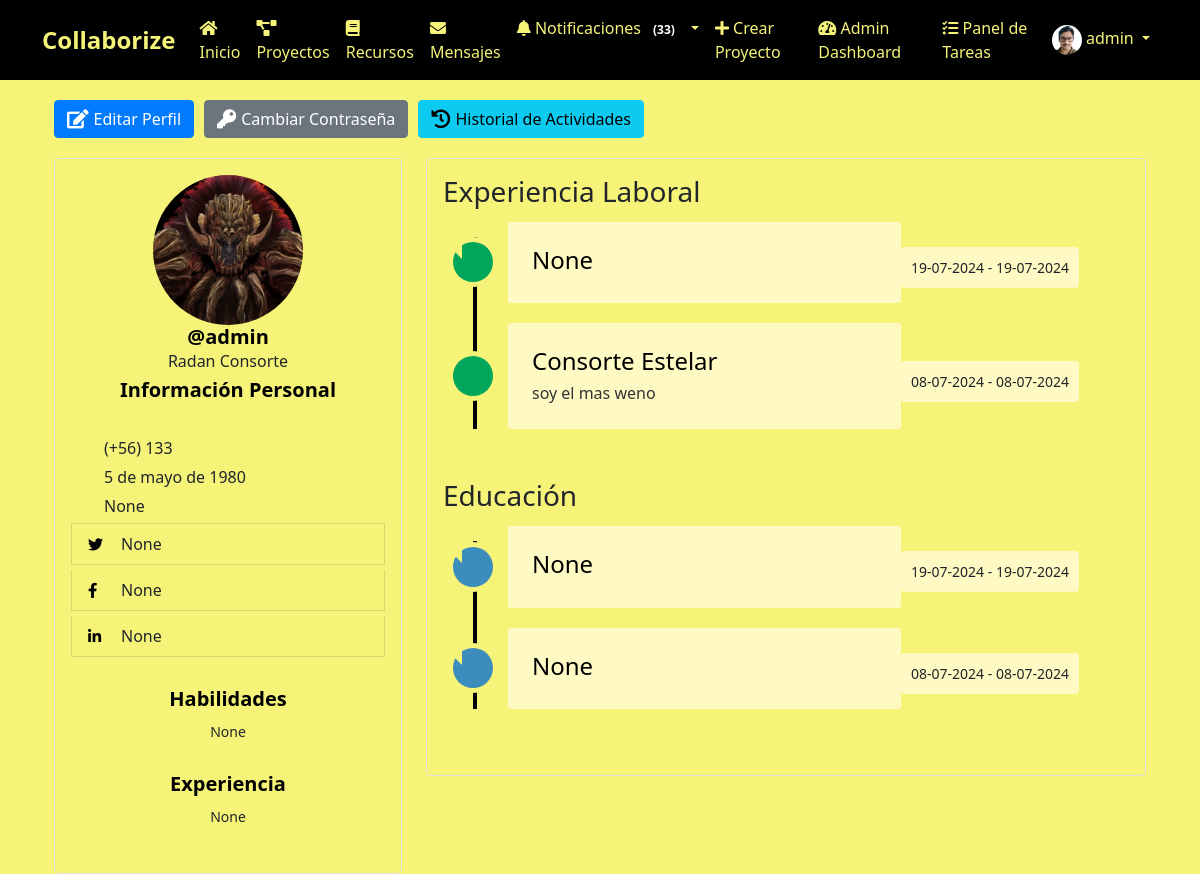
Page /perfil/13/ (signed in) on the committed database.
### myapp/models.py (models this page shows, shortened)
class Perfil(models.Model):
    user = models.OneToOneField(User, on_delete=models.CASCADE)
    nombre = models.CharField(max_length=30, blank=True, null=True)
    apellido = models.CharField(max_length=30, blank=True, null=True)
    telefono = models.CharField(max_length=15, blank=True, null=True)
    fecha_nacimiento = models.DateField(null=True, blank=True)
    avatar = models.ImageField(upload_to='avatars/', null=True, blank=True)
    website = models.URLField(max_length=200, blank=True, null=True)
    twitter = models.URLField(max_length=200, blank=True, null=True)
    facebook = models.URLField(max_length=200, blank=True, null=True)
    linkedin = models.URLField(max_length=200, blank=True, null=True)
    habilidades = models.TextField(blank=True, null=True)
    experiencia = models.TextField(blank=True, null=True)

class ExperienciaLaboral(models.Model):
    perfil = models.ForeignKey(Perfil, related_name='experiencias', on_delete=models.CASCADE)
    titulo = models.CharField(max_length=100, blank=True, null=True)
    descripcion = models.TextField(blank=True, null=True)
    fecha_inicio = models.DateField(default=timezone.now)
    fecha_fin = models.DateField(blank=True, null=True)

class Educacion(models.Model):
    perfil = models.ForeignKey(Perfil, related_name='educaciones', on_delete=models.CASCADE)
    titulo = models.CharField(max_length=100, blank=True, null=True)
    institucion = models.CharField(max_length=100, blank=True, null=True)
    fecha_inicio = models.DateField(default=timezone.now)
    fecha_fin = models.DateField(blank=True, null=True)

### myapp/views.py (the view)
# urls.py: path('perfil/<int:user_id>/', views.ver_perfil, name='ver_perfil'),
@login_required
def ver_perfil(request, user_id):
    user = get_object_or_404(User, id=user_id)
    perfil = user.perfil
    experiencias = perfil.experiencias.all().order_by('-fecha_inicio')
    educaciones = perfil.educaciones.all().order_by('-fecha_inicio')
    return render(request, 'myapp/ver_perfil.html', {
        'perfil': perfil,
        'experiencias': experiencias,
        'educaciones': educaciones,
    })

### myapp/templates/myapp/ver_perfil.html (shortened to what this page needs)
{% extends 'myapp/base.html' %}
{% load static %}
{% load custom_filters %}
{% block extra_css %}
<link rel="stylesheet" href="{% static 'css/ver_perfil.css' %}">
<link href="https://cdnjs.cloudflare.com/ajax/libs/font-awesome/5.11.2/css/all.min.css" rel="stylesheet">
<link href="https://cdn.jsdelivr.net/npm/@icon/entypo@1.0.3/entypo.css" rel="stylesheet">
{% endblock %}
{% block content %}
<div class="container bootstrap snippet">
    <div class="row">
        <div class="col-md-12">
            <div class="btn-group-custom">
                <a href="{% url 'editar_perfil' %}" class="btn btn-primary btn-custom">
                    <i class="fa fa-edit"></i> Editar Perfil
                </a>
                <a href="{% url 'cambiar_password' %}" class="btn btn-secondary btn-custom">
                    <i class="fa fa-key"></i> Cambiar Contraseña
                </a>
                <a href="{% url 'historial_actividades' %}" class="btn btn-info btn-custom">
                    <i class="fa fa-history"></i> Historial de Actividades
                </a>
            </div>
        </div>
    </div>
    <div class="row">
        <div class="col-md-4">
            <div class="left-profile-card card">
                <div class="card-body">
                    <div class="user-profile">
                        {% if perfil.avatar %}
                            <img src="{{ perfil.avatar.url }}" class="img-fluid rounded-circle" alt="Avatar">
                        {% else %}
                            <img src="{% static 'images/default-avatar.png' %}" class="img-fluid rounded-circle" alt="Avatar">
                        {% endif %}
                    </div>
                    <h3>@{{ user.username }}</h3>
                    <p>{{ perfil.nombre }} {{ perfil.apellido }}</p>
                    <div class="personal-info">
                        <h3>Información Personal</h3>
                        <ul class="personal-list">
                            <br>
                            <li>(+56) {{ perfil.telefono }}</li>
                            <li>{{ perfil.fecha_nacimiento }}</li>
                            <li>{{ perfil.website }}</li>
                            <li class="list-group-item text-right"><span class="pull-left"><strong></strong></span> <i class="fab fa-twitter"></i> {{ perfil.twitter }}</li>
                            <li class="list-group-item text-right"><span class="pull-left"><strong></strong></span> <i class="fab fa-facebook-f"></i> {{ perfil.facebook }}</li>
                            <li class="list-group-item text-right"><span class="pull-left"><strong></strong></span> <i class="fab fa-linkedin-in"></i> {{ perfil.linkedin }}</li>
                        </ul>
                    </div>
                    <div class="personal-info mt-4">
                        <h3>Habilidades</h3>
                        <p>{{ perfil.habilidades }}</p>
                    </div>
                    <div class="personal-info mt-4">
                        <h3>Experiencia</h3>
                        <p>{{ perfil.experiencia }}</p>
                    </div>
                </div>
            </div>
        </div>
        <div class="col-md-8">
            <div class="right-profile-card card">
                <div class="card-body">
                    <h3>Experiencia Laboral</h3>
                    <div class="timeline-centered">
                        {% for experiencia in experiencias %}
                            <article class="timeline-entry">
                                <div class="timeline-entry-inner">
                                    <div class="timeline-icon bg-success">
                                    </div>
                                    <div class="timeline-label">
                                        <h2>{{ experiencia.titulo }}</h2>
                                        <p>{{ experiencia.descripcion }}</p>
                                    </div>
                                    <time class="timeline-time" datetime="{{ experiencia.fecha_inicio }}">{{ experiencia.fecha_inicio|date:"d-m-Y" }} -
                                        {% if experiencia.fecha_fin %}
                                            {{ experiencia.fecha_fin|date:"d-m-Y" }}
                                        {% else %}
                                            Actualmente
                                        {% endif %}
                                    </time>
                                </div>
                            </article>
                        {% endfor %}
                    </div>
                    <h3>Educación</h3>
                    <div class="timeline-centered">
                        {% for educacion in educaciones %}
                            <article class="timeline-entry">
                                <div class="timeline-entry-inner">
                                    <div class="timeline-icon bg-info">
                                    </div>
                                    <div class="timeline-label">
                                        <h2>{{ educacion.institucion }}</h2>
                                    </div>
                                    <time class="timeline-time" datetime="{{ educacion.fecha_inicio }}">{{ educacion.fecha_inicio|date:"d-m-Y" }} -
                                        {% if educacion.fecha_fin %}
                                            {{ educacion.fecha_fin|date:"d-m-Y" }}
                                        {% else %}
                                            Actualmente
                                        {% endif %}
                                    </time>
                                </div>
                            </article>
                        {% endfor %}
                    </div>
                </div>
            </div>
        </div>
    </div>
</div>
{% endblock %}

### myapp/templates/myapp/base.html (shortened to what this page needs)
<!DOCTYPE html>
<html lang="es">
<head>
    {% load static %}
    <link rel="stylesheet" href="https://cdn.jsdelivr.net/npm/bootstrap@5.1.3/dist/css/bootstrap.min.css">
    <link rel="stylesheet" href="https://cdnjs.cloudflare.com/ajax/libs/font-awesome/5.15.4/css/all.min.css">
    <link rel="stylesheet" href="https://cdn.jsdelivr.net/npm/@icon/entypo@1.0.3/entypo.css">
    <link rel="stylesheet" href="https://cdnjs.cloudflare.com/ajax/libs/bootstrap-datepicker/1.9.0/css/bootstrap-datepicker.min.css">
    <link rel="stylesheet" href="{% static 'css/style.css' %}">
    <link rel="stylesheet" href="{% static 'css/ver_perfil.css' %}">
    <link rel="stylesheet" href="{% static 'css/register.css' %}">
    {% block extra_css %}{% endblock %}
</head>
<body>
    {% if user.is_authenticated %}
    <header>
        <nav class="navbar navbar-expand-lg fixed-top custom-navbar">
            <div class="container">
                <a class="navbar-brand" href="{% url 'index' %}">
                    <span style="font-weight: bold; color: #f5f378; font-size: 1.5rem;">Collaborize</span>
                </a>
                <div class="collapse navbar-collapse justify-content-between" id="navbarNav">
                    <ul class="navbar-nav mx-auto">
                        <li class="nav-item"><a class="nav-link" href="{% url 'index' %}"><i class="fas fa-home"></i> Inicio</a></li>
                        <li class="nav-item"><a class="nav-link" href="{% url 'proyecto_lista' %}"><i class="fas fa-project-diagram"></i> Proyectos</a></li>
                        <li class="nav-item"><a class="nav-link" href="{% url 'listar_recursos' %}"><i class="fas fa-book"></i> Recursos</a></li>
                        <li class="nav-item"><a class="nav-link" href="{% url 'listar_mensajes' %}"><i class="fas fa-envelope"></i> Mensajes
                        </a></li>
                        <li class="nav-item dropdown">
                            <a class="nav-link dropdown-toggle" href="#" id="notificacionesDropdown" role="button" data-bs-toggle="dropdown" aria-haspopup="true" aria-expanded="false">
                                <i class="fas fa-bell"></i> Notificaciones
                                <span id="notificaciones-count" class="badge badge-danger"></span>
                            </a>
                        </li>
                        {% if user.is_staff %}
                        <li class="nav-item"><a class="nav-link" href="{% url 'crear_proyecto' %}"><i class="fas fa-plus"></i> Crear Proyecto</a></li>
                        <li class="nav-item"><a class="nav-link" href="{% url 'admin_dashboard' %}"><i class="fas fa-tachometer-alt"></i> Admin Dashboard</a></li>
                        <li class="nav-item"><a class="nav-link" href="{% url 'admin_panel_tareas' %}"><i class="fas fa-tasks"></i> Panel de Tareas</a></li>
                        {% endif %}
                    </ul>
                    <ul class="navbar-nav">
                        <li class="nav-item dropdown">
                            <a class="nav-link dropdown-toggle" href="#" id="perfilDropdown" role="button" data-bs-toggle="dropdown" aria-haspopup="true" aria-expanded="false">
                                <img src="{% if user.perfil.avatar %}{{ user.perfil.avatar.url }}{% else %}{% static 'images/default_avatar.png' %}{% endif %}" alt="Foto de perfil" class="rounded-circle" width="30" height="30">
                                {{ user.username }}
                            </a>
                        </li>
                    </ul>
                </div>
            </div>
        </nav>
    </header>
    {% endif %}
    <main class="container">
        {% block content %}{% endblock %}
    </main>
</body>
</html>

### myapp/static/css/style.css (style rules this page uses)
body { padding-top: 20px; }
.navbar-brand { font-weight: bold; }
.btn-primary { background-color: #007bff; border-color: #007bff; }
.list-group-item { margin-bottom: 10px; }

### myapp/static/css/ver_perfil.css (style rules this page uses)
.card-body { background: #f5f378; }
.left-profile-card .user-profile img { width: 100px; height: 100px; border-radius: 50%; margin: auto; display: block; margin-bottom: 20px; background: #f5f378; }
.left-profile-card h3 { font-size: 20px; margin-bottom: 0; font-weight: 700; text-align: center; color: #000000; background: #f5f378; }
.left-profile-card p { margin-bottom: 5px; text-align: center; background: #f5f378; }
.personal-info { margin-bottom: 30px; background: #f5f378; }
.personal-info .personal-list { list-style-type: none; margin: 0; padding: 0; background: #f5f378; }
.personal-list li { margin-bottom: 5px; display: flex; align-items: center; background: #f5f378; }
.personal-info h3 { margin-bottom: 10px; color: #000000; background: #f5f378; }
.personal-info p { margin-bottom: 5px; font-size: 14px; background: #f5f378; }
.personal-info i { font-size: 15px; color: #000000; margin-right: 15px; width: 18px; background: #f5f378; }
.timeline-centered { position: relative; margin-bottom: 30px; }
.timeline-centered:before { content: ''; position: absolute; display: block; width: 4px; background: #000000; top: 20px; bottom: 20px; margin-left: 30px; }
.timeline-centered .timeline-entry { position: relative; margin-top: 5px; margin-left: 30px; margin-bottom: 10px; clear: both; }
.timeline-centered .timeline-entry .timeline-entry-inner { display: flex; align-items: center; margin-left: -20px; position: relative; }
.timeline-centered .timeline-entry .timeline-entry-inner .timeline-time { position: relative; text-align: right; padding: 10px; box-sizing: border-box; font-size: 14px; z-index: 1000; background: #fff9c4; border-radius: 4px; margin-top: 10px; }
.timeline-centered .timeline-entry .timeline-entry-inner .timeline-icon { background: #f5f378; width: 40px; height: 40px; text-align: center; line-height: 40px; border-radius: 50%; box-shadow: 0 0 0 5px #f5f378; color: #00d512; border: 1px solid #ff0000; font-size: 26px; margin-right: 15px; flex-shrink: 0; }
.timeline-centered .timeline-entry .timeline-entry-inner .timeline-label { background: #fff9c4; padding: 1.5em; margin-left: 0; border-radius: 3px; flex-grow: 1; width: 351.44px; color: #333; }
.timeline-centered .timeline-entry .timeline-entry-inner .timeline-label h2 { margin-top: 0; font-size: 1.5em; margin-bottom: 5px; display: flex; align-items: center; color: #000000; }
.timeline-centered .timeline-entry .timeline-entry-inner .timeline-label p { margin: 0; font-size: 1em; line-height: 1.5em; }
.timeline-centered .timeline-entry .timeline-entry-inner .timeline-label:after { content: ''; display: block; position: absolute; left: 0; top: 19px; width: 0; height: 0; border: 9px solid transparent; border-right-color: #f5f378; margin-left: -9px; }
.timeline-centered .timeline-entry .timeline-entry-inner .timeline-icon.bg-success { background: #00a65a !important; border: none; }
.timeline-centered .timeline-entry .timeline-entry-inner .timeline-icon.bg-info { background: #3c8dbc !important; border: none; }
.right-profile-card .card-body { overflow: hidden; background: #f5f378; }
.timeline-centered { position: relative; margin-bottom: 30px; max-width: 100%; overflow: hidden; }
.timeline-centered .timeline-entry { position: relative; margin-top: 5px; margin-left: 30px; margin-bottom: 10px; clear: both; max-width: calc(100% - 60px); }
.timeline-centered .timeline-entry .timeline-entry-inner { display: flex; align-items: center; margin-left: -20px; position: relative; max-width: 100%; }
.timeline-centered .timeline-entry .timeline-entry-inner .timeline-label { padding: 1.5em; margin-left: 0; border-radius: 3px; flex-grow: 1; max-width: 100%; overflow: hidden; }

### myapp/static/css/register.css (style rules this page uses)
body { background-color: #dcc4fa; }

### myapp/templates/myapp/ver_perfil.html (style rules this page uses)
.btn-group-custom { display: flex; gap: 10px; margin-bottom: 20px; }
.btn-custom { display: flex; align-items: center; gap: 5px; }
.btn-custom i { font-size: 1.2em; }
.left-profile-card .user-profile img { width: 100%; max-width: 150px; height: auto; margin: 0 auto; display: block; border-radius: 50%; }
.timeline-entry-inner { margin-bottom: 20px; }

### myapp/templates/myapp/base.html (style rules this page uses)
body { background-color: #f5f378; }
main.container { margin-top: 80px; }
.navbar.custom-navbar { background-color: #000000; z-index: 1000; }
.navbar.custom-navbar .navbar-nav .nav-link { color: #f5f378; }
.navbar.custom-navbar .navbar-brand { color: #f5f378; }

### rows in the picture
Perfil: avatar (picture), nombre "Radan", apellido "Consorte", telefono "133", fecha_nacimiento "5 de mayo de 1980", website "None", twitter "None", facebook "None", linkedin "None", habilidades "None", experiencia "None"
ExperienciaLaboral: titulo "None", fecha_inicio "19-07-2024", fecha_fin "19-07-2024"
ExperienciaLaboral: titulo "Consorte Estelar", descripcion "soy el mas weno", fecha_inicio "08-07-2024", fecha_fin "08-07-2024"
Educacion: institucion "None", fecha_inicio "19-07-2024", fecha_fin "19-07-2024"
Educacion: institucion "None", fecha_inicio "08-07-2024", fecha_fin "08-07-2024"

### other values in the picture
{{ user.username }} "admin"
